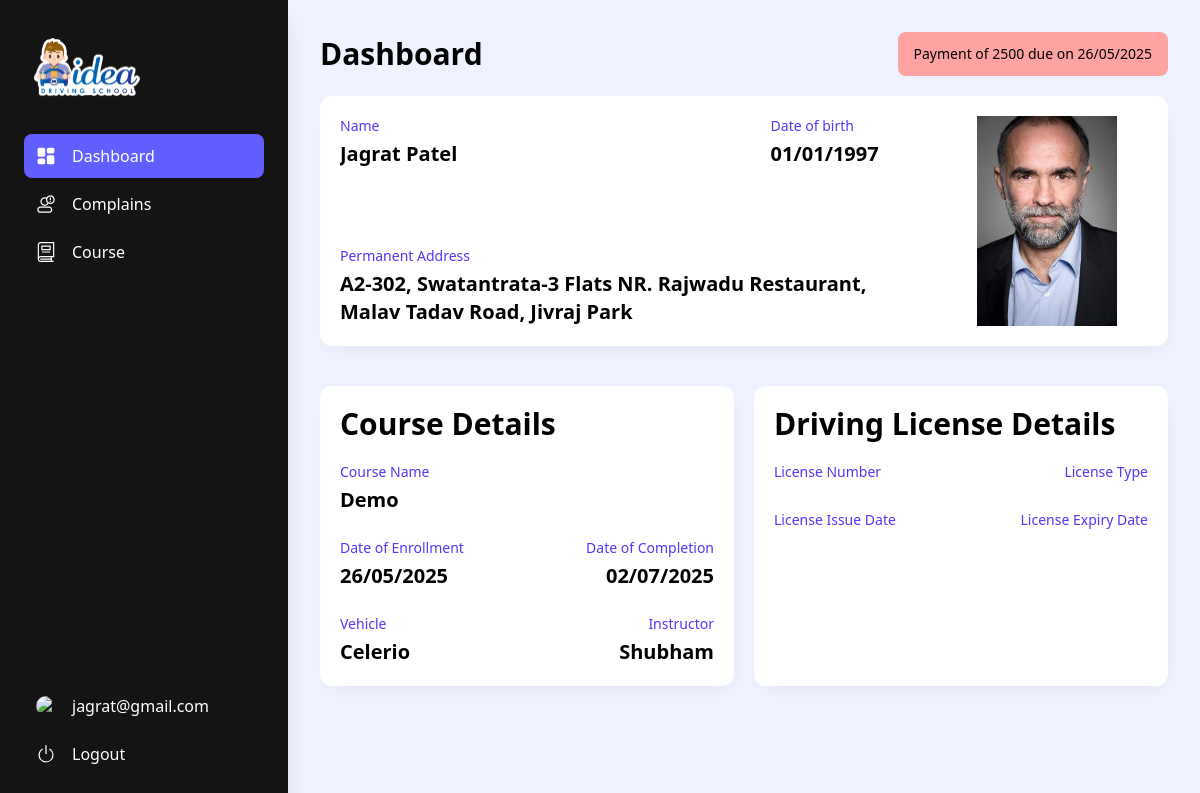
The app's page /student/ (signed in) with its own data.
### AdminPanel/models.py (models this page shows, shortened)
class Student(models.Model):
    user = models.OneToOneField(UserProfile, on_delete=models.CASCADE)
    applicationNo = models.CharField(max_length=10)
    dob = models.DateField()
    address = models.TextField()
    gender = models.CharField(max_length=10)
    cource = models.ForeignKey(Cource, on_delete=models.CASCADE)
    instructor = models.ForeignKey(Instructor, on_delete=models.CASCADE)
    slot = models.ForeignKey(Slot, on_delete=models.CASCADE,null=True,blank=True,related_name='slot')
    Branch = models.ForeignKey(Branch, on_delete=models.CASCADE,null=True)
    booking_Type = models.CharField(max_length=20,null=True,blank=True)
    courceEnrollDate = models.DateField(null=True,blank=True)
    courceEndDate = models.DateField(null=True,blank=True)
    courceStatus = models.BooleanField(default=False)
    amountPaid = models.IntegerField(null=True,blank=True,default=0)
    amountPending = models.IntegerField(null=True,blank=True,default=0)
    paymentDueDate = models.DateField(null=True,blank=True)
    attened_session = models.IntegerField(default=0,null=True,blank=True)
    addOnService = models.ManyToManyField(AddOnService)
    student_staus = models.BooleanField(default=True)
    is_active = models.BooleanField(default=True)

class Cource(models.Model):
    courceName = models.CharField(max_length=50)
    courceDescription = models.TextField(null=True,blank=True)
    courceDuration = models.IntegerField()
    courceFee = models.IntegerField()
    vehicle = models.ForeignKey(Vehicle, on_delete=models.CASCADE,null=True,blank=True)
    total_session = models.IntegerField(default=0,null=True,blank=True)
    Branch = models.ForeignKey(Branch, on_delete=models.CASCADE,null=True)
    is_active = models.BooleanField(default=True)

class Vehicle(models.Model):
    vehicleName = models.CharField(max_length=50,blank=True,null=True)
    vehicleType = models.CharField(max_length=50,blank=True,null=True)
    vehicleNo = models.CharField(max_length=20,unique=True)
    vehicleBranch = models.ForeignKey(Branch, on_delete=models.CASCADE,null=True,blank=True)
    insuranceValidity = models.DateField()
    pollutionValidity = models.DateField()
    fitnessValidity = models.DateField()
    is_active = models.BooleanField(default=True)

### Student/views.py (the view)
# urls.py: path('', views.index, name='index/'),
def index(request):
    student = Student.objects.get(user__user=request.user)
    studentData = {
                "id":student.id,
                "name":student.user.user.first_name,
                "DOB":student.dob.strftime('%d/%m/%Y') if student.courceEnrollDate else '',
                "address":student.address,
                "Profilepic":student.user.profilePic.url if student.user.profilePic else '',
                "course":student.cource.courceName,
                "enrollmentDate":student.courceEnrollDate.strftime('%d/%m/%Y') if student.courceEnrollDate else '',
                "completionDate":student.courceEndDate.strftime('%d/%m/%Y') if student.courceEnrollDate else '',
                "vehicle":student.cource.vehicle.vehicleName if student.cource.vehicle.vehicleName else '',
                "instructor":student.instructor.user.user.first_name,
                "dueamount":student.amountPending if student.amountPending > 0 else None,
                "dueDate":student.paymentDueDate.strftime('%d/%m/%Y') if student.paymentDueDate else '',
                "phone":student.user.phoneNo,
            }
    return render(request, 'student/index.html',context=studentData)

### templates/student/index.html (shortened to what this page needs)
<!DOCTYPE html>
<html lang="en">
<head>
     <script src="https://unpkg.com/@tailwindcss/browser@4"></script>
     <link href="https://unpkg.com/gridjs/dist/theme/mermaid.min.css" rel="stylesheet" />
</head>
<body>
     <section class="flex min-h-screen h-full bg-indigo-50">
          <div
               class="fixed top-0 left-0 flex flex-col bg-clip-border bg-[#141414] text-white min-h-screen h-screen min-w-[18rem] w-full max-w-[18rem] p-4 shadow-xl shadow-blue-gray-900/5 z-10">
               <div class="mb-2 p-4">
                    <img src="../static/images/IDEA-LOGO.png" class="w-[110px] h-[70px] object-contain" alt="logo">
               </div>
               <nav class="flex flex-col justify-between p-2 font-sans text-base font-normal text-white h-full">
                    <div class="flex flex-col gap-1">
                         <a href="/student/">
                              <div role="button" tabindex="0"
                                   class="flex items-center w-full p-3 rounded-lg text-start leading-tight transition-all hover:bg-indigo-500 hover:bg-opacity-80 hover:text-white outline-none cursor-pointer">
                                   <div class="grid place-items-center mr-4">
                                        <svg fill="currentColor" class="w-5 h-5" viewBox="0 0 24 24">
                                             <rect x="2" y="2" width="9" height="11" rx="2"></rect>
                                             <rect x="13" y="2" width="9" height="7" rx="2"></rect>
                                             <rect x="2" y="15" width="9" height="7" rx="2"></rect>
                                             <rect x="13" y="11" width="9" height="11" rx="2"></rect>
                                        </svg>
                                   </div>
                                   Dashboard
                              </div>
                         </a>
                         <a href="/student/manage-complain/">
                              <div role="button" tabindex="0"
                                   class="flex items-center w-full p-3 rounded-lg text-start leading-tight transition-all hover:bg-indigo-500 hover:bg-opacity-80 hover:text-white outline-none cursor-pointer">
                                   <div class="grid place-items-center mr-4">
                                   </div>
                                   Complains
                              </div>
                         </a>
                         <a href="/student/manage-course/">
                              <div role="button" tabindex="0"
                                   class="flex items-center w-full p-3 rounded-lg text-start leading-tight transition-all hover:bg-indigo-500 hover:bg-opacity-80 hover:text-white outline-none cursor-pointer">
                                   <div class="grid place-items-center mr-4">
                                   </div>
                                   Course
                              </div>
                         </a>
                    </div>
                    <div class="flex flex-col gap-1">
                         {% if user.is_authenticated %}
                         <div role="button" tabindex="0"
                              class="flex items-center w-full p-3 rounded-lg text-start leading-tight transition-all hover:bg-indigo-500 hover:bg-opacity-80 hover:text-white outline-none cursor-pointer">
                              <div class="grid place-items-center mr-4">
                                   {% if profilepic != '' %}
                                   <img src="{{ profilepic }}" class="w-5 h-5 rounded-full" alt="Profile Picture">
                                   {%endif%}
                              </div>
                              {{ user.username }}
                         </div>
                         <a href="/signout/">
                              <div role="button" tabindex="0"
                                   class="flex items-center w-full p-3 rounded-lg text-start leading-tight transition-all hover:bg-indigo-500 hover:bg-opacity-80 hover:text-white outline-none cursor-pointer">
                                   <div class="grid place-items-center mr-4">
                                        <svg fill="currentColor" class="w-5 h-5" viewBox="0 0 16 16">
                                             <path d="M7.5 1v7h1V1z" />
                                             <path
                                                  d="M3 8.812a5 5 0 0 1 2.578-4.375l-.485-.874A6 6 0 1 0 11 3.616l-.501.865A5 5 0 1 1 3 8.812" />
                                        </svg>
                                   </div>
                                   Logout
                              </div>
                         </a>
                         {% endif %}
                    </div>
               </nav>
          </div>
          <div class="p-8 w-[calc(100vw-18rem)] ml-[18rem]">
               <div class="w-full flex items-center justify-between">
                    <h1 class="text-3xl font-bold">Dashboard</h1>
                    {% if dueamount %}
                    <div class="flex items-center gap-3 bg-red-300 rounded-lg p-3 px-4">
                         <p class="text-sm font-medium">Payment of {{ dueamount }} due on {{dueDate}}</p>
                    </div>
                    {% endif%}
               </div>
               <div
                    class="h-[250px] my-5 flex items-start justify-between gap-5 bg-white p-5 rounded-xl shadow-[3px_8px_20px_-10px_#00000015]">
                    <div class="w-2/3 h-full flex flex-col gap-8 justify-between rounded-lg overflow-hidden">
                         <div class="w-full flex items-center justify-between">
                              <div class="flex flex-col gap-1">
                                   <span class="text-sm text-indigo-600">Name</span>
                                   <p class="text-xl font-semibold">{{name}}</p>
                              </div>
                              <div class="flex flex-col gap-1">
                                   <span class="text-sm text-indigo-600">Date of birth</span>
                                   <p class="text-xl font-semibold">{{DOB}}</p>
                              </div>
                         </div>
                         <div class="w-full">
                              <div class="flex flex-col gap-1">
                                   <span class="text-sm text-indigo-600">Permanent Address</span>
                                   <p class="text-xl font-semibold">{{address}}</p>
                              </div>
                         </div>
                    </div>
                    <div class="w-1/4 h-full rounded-lg overflow-hidden">
                         <img src="{{Profilepic}}" alt="profile pic" class="w-full h-full object-contain">
                    </div>
               </div>
               <div class="grid grid-cols-2 gap-5">
                    <div
                         class="w-full my-5 flex flex-col items-start justify-between gap-5 bg-white p-5 rounded-xl shadow-[3px_8px_20px_-10px_#00000015]">
                         <div>
                              <p class="text-3xl font-semibold">Course Details</p>
                         </div>
                         <div class="w-full flex flex-col gap-6">
                              <div class="flex flex-col gap-1">
                                   <span class="text-sm text-indigo-600">Course Name</span>
                                   <p class="text-xl font-semibold">{{course}}</p>
                              </div>
                              <div class="w-full flex items-center justify-between">
                                   <div class="flex flex-col gap-1">
                                        <span class="text-sm text-indigo-600">Date of Enrollment</span>
                                        <p class="text-xl font-semibold">{{enrollmentDate}}</p>
                                   </div>
                                   <div class="flex flex-col gap-1 text-right">
                                        <span class="text-sm text-indigo-600">Date of Completion</span>
                                        <p class="text-xl font-semibold">{{completionDate}}</p>
                                   </div>
                              </div>
                              <div class="w-full flex items-center justify-between">
                                   <div class="flex flex-col gap-1">
                                        <span class="text-sm text-indigo-600">Vehicle</span>
                                        <p class="text-xl font-semibold">{{vehicle}}</p>
                                   </div>
                                   <div class="flex flex-col gap-1 text-right">
                                        <span class="text-sm text-indigo-600">Instructor</span>
                                        <p class="text-xl font-semibold">{{instructor}}</p>
                                   </div>
                              </div>
                         </div>
                    </div>
                    <div
                         class="w-full my-5 flex flex-col items-start gap-5 bg-white p-5 rounded-xl shadow-[3px_8px_20px_-10px_#00000015]">
                         <div>
                              <p class="text-3xl font-semibold">Driving License Details</p>
                         </div>
                         <div class="w-full flex flex-col gap-6">
                              <div class="w-full flex items-center justify-between">
                                   <div class="flex flex-col gap-1">
                                        <span class="text-sm text-indigo-600">License Number</span>
                                   </div>
                                   <div class="flex flex-col gap-1 text-right">
                                        <span class="text-sm text-indigo-600">License Type</span>
                                   </div>
                              </div>
                              <div class="w-full flex items-center justify-between">
                                   <div class="flex flex-col gap-1">
                                        <span class="text-sm text-indigo-600">License Issue Date</span>
                                   </div>
                                   <div class="flex flex-col gap-1 text-right">
                                        <span class="text-sm text-indigo-600">License Expiry Date</span>
                                   </div>
                              </div>
                         </div>
                    </div>
               </div>
          </div>
     </section>
</body>
</html>

### records on screen
Student: address "A2-302, Swatantrata-3 Flats NR. Rajwadu Restaurant, Malav Tadav Road, Jivraj Park"
Cource: courceName "Demo"
Vehicle: vehicleName "Celerio"

### other values on screen
{{ user.username }} "jagrat@gmail.com"
{{ dueamount }} "2500"
{{ dueDate }} "26/05/2025"
{{ name }} "Jagrat Patel"
{{ DOB }} "01/01/1997"
{{ enrollmentDate }} "26/05/2025"
{{ completionDate }} "02/07/2025"
{{ instructor }} "Shubham"
